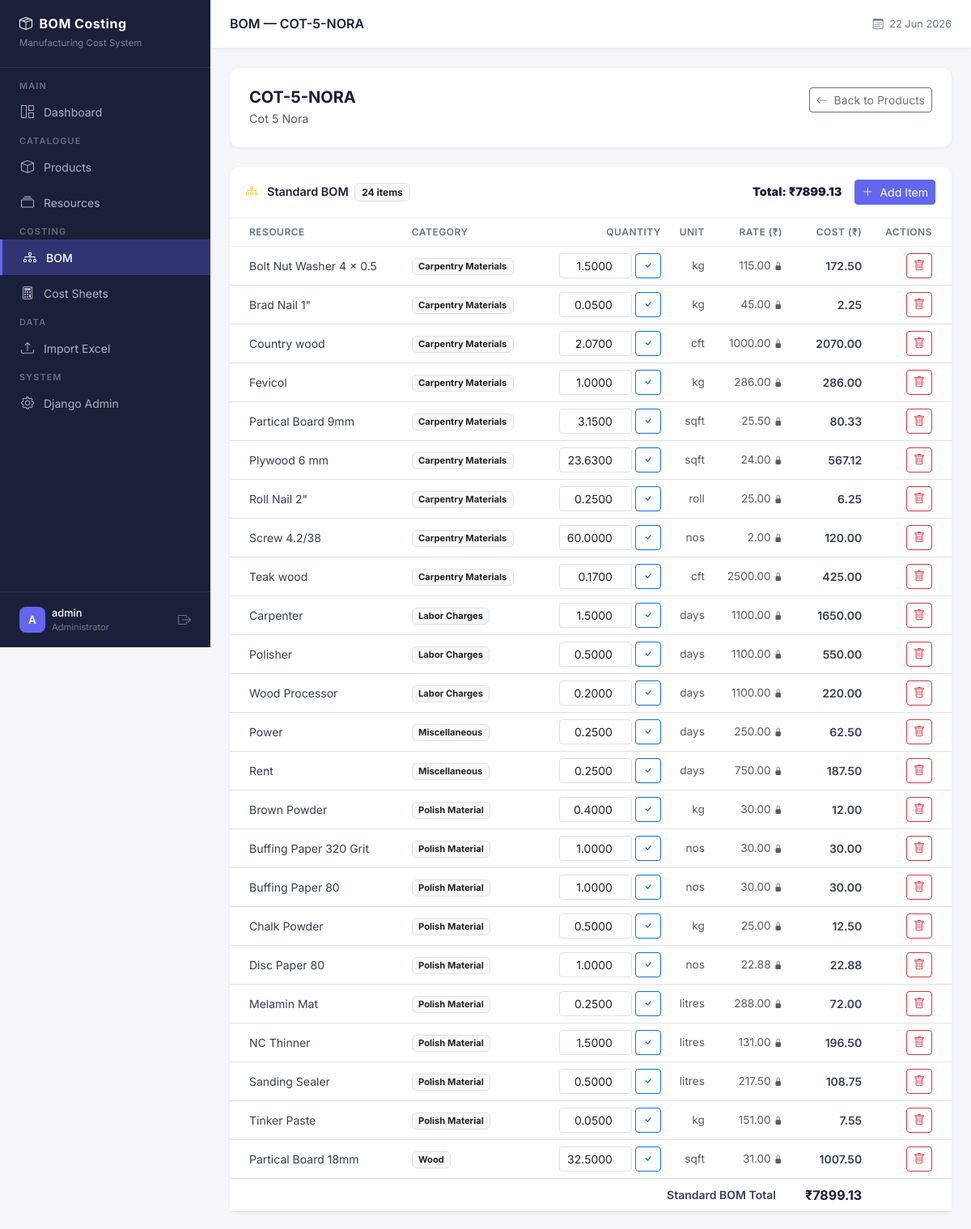
/bom/86/ (signed in, upper part), run on the app's committed database.
### apps/products/models.py (models this page shows, shortened)
class Product(models.Model):
    product_name = models.CharField(
        max_length=255,
        help_text="Full name of the product e.g. 3-Door Wardrobe with Mirror"
    )
    product_code = models.CharField(
        max_length=100,
        help_text="Unique product code e.g. WRD-001. Must be unique across all non-deleted products."
    )
    active = models.BooleanField(
        default=True,
        help_text="Inactive products are hidden from main views but not deleted."
    )
    is_deleted = models.BooleanField(
        default=False,
        help_text="Soft delete flag. Deleted products are hidden everywhere but data is preserved."
    )
    created_at = models.DateTimeField(auto_now_add=True)
    updated_at = models.DateTimeField(auto_now=True)
    class Meta:
        ordering = ['product_name']
        verbose_name = "Product"
        verbose_name_plural = "Products"
    def delete(self, *args, **kwargs):
        """
        Override default delete to perform soft delete.
        Calling product.delete() will set is_deleted=True
        instead of removing the row from the database.
        """
        self.is_deleted = True
        self.save()

### apps/bom/models.py (models this page shows, shortened)
class BOMItem(models.Model):
    product = models.ForeignKey(
        Product,
        on_delete=models.CASCADE,       # if product deleted, its BOM items go too
        related_name='bom_items',       # lets us do: product.bom_items.all()
        help_text="The product this BOM line belongs to."
    )
    resource = models.ForeignKey(
        Resource,
        on_delete=models.PROTECT,       # PROTECT: don't allow deleting a resource
        related_name='bom_items',       # that's still in use in a BOM
        help_text="The resource/material being consumed."
    )
    quantity = models.DecimalField(
        max_digits=12,
        decimal_places=4,
        help_text="How many units of this resource does this product need?"
    )
    created_at = models.DateTimeField(auto_now_add=True)
    updated_at = models.DateTimeField(auto_now=True)
    class Meta:
        ordering = ['resource__category', 'resource__resource_name']
        verbose_name = "BOM Item"
        verbose_name_plural = "BOM Items"
        unique_together = [['product', 'resource']]
    @property
    def rate(self):
        return self.resource.rate
    @property
    def cost(self):
        return self.quantity * self.resource.rate

### apps/resources/models.py (models this page shows, shortened)
class Resource(models.Model):
    CATEGORY_CHOICES = [
        ('Wood', 'Wood'),
        ('Ply', 'Ply'),
        ('MDF', 'MDF'),
        ('Hardware', 'Hardware'),
        ('Labour', 'Labour'),
        ('Finishing', 'Finishing'),
        ('Packing', 'Packing'),
        ('Other', 'Other'),
    ]
    resource_name = models.CharField(
        max_length=255,
        help_text="Name of the resource e.g. Teak Wood, Labour, Hardware"
    )
    category = models.CharField(
        max_length=100,
        choices=CATEGORY_CHOICES,
        default='Other',
        help_text="Category this resource belongs to."
    )
    unit = models.CharField(
        max_length=50,
        help_text="Unit of measurement e.g. SFT, CFT, NOS, KG, RFT"
    )
    rate = models.DecimalField(
        max_digits=12,
        decimal_places=2,
        help_text="Current rate per unit. Changing this instantly updates all product costs."
    )
    active = models.BooleanField(
        default=True,
        help_text="Inactive resources are hidden from BOM selection but data is preserved."
    )
    created_at = models.DateTimeField(auto_now_add=True)
    updated_at = models.DateTimeField(auto_now=True)
    class Meta:
        ordering = ['category', 'resource_name']
        verbose_name = "Resource"
        verbose_name_plural = "Resources"
        unique_together = [['resource_name', 'category']]

### apps/bom/views.py (the view)
# urls.py: path('<int:product_pk>/',        views.bom_list,          name='list'),
@login_required
def bom_list(request, product_pk):
    from .models import WoodPart
    product = get_object_or_404(Product, pk=product_pk, is_deleted=False)
    bom_items  = BOMItem.objects.filter(product=product).select_related('resource')
    wood_parts = WoodPart.objects.filter(product=product).select_related('resource')
    total_bom_cost  = sum(item.cost for item in bom_items)
    total_wood_cost = sum(part.cost for part in wood_parts)
    grand_total     = total_bom_cost + total_wood_cost
    context = {
        'page_title': f'BOM — {product.product_code}',
        'product': product,
        'bom_items': bom_items,
        'wood_parts': wood_parts,
        'total_bom_cost': total_bom_cost,
        'total_wood_cost': total_wood_cost,
        'grand_total': grand_total,
    }
    return render(request, 'bom/list.html', context)

### templates/bom/list.html (shortened to what this page needs)
{% extends "base.html" %}
{% block content %}
<div class="content-card p-4 mb-4">
    <div class="d-flex justify-content-between align-items-start">
        <div>
            <h5 class="mb-1" style="color:#1a1f3a; font-weight:700;">
                {{ product.product_code }}
            </h5>
            <div class="text-muted" style="font-size:0.9rem;">
                {{ product.product_name }}
            </div>
        </div>
        <a href="{% url 'products:list' %}"
           class="btn btn-outline-secondary btn-sm">
            <i class="bi bi-arrow-left me-1"></i> Back to Products
        </a>
    </div>
</div>
<div class="content-card mb-4">
    <div class="card-header d-flex justify-content-between align-items-center">
        <span>
            <i class="bi bi-diagram-3 me-2 text-warning"></i>
            Standard BOM
            <span class="badge bg-light text-dark border ms-1"
                  style="font-size:0.75rem;">
                {{ bom_items.count }} item{{ bom_items.count|pluralize }}
            </span>
        </span>
        <div class="d-flex align-items-center gap-3">
            <strong style="color:#1a1f3a;">
                Total: ₹{{ total_bom_cost|floatformat:2 }}
            </strong>
            <a href="{% url 'bom:add' product_pk=product.pk %}"
               class="btn btn-primary btn-sm">
                <i class="bi bi-plus-lg me-1"></i> Add Item
            </a>
        </div>
    </div>
    {% if bom_items %}
    <table class="table table-hover mb-0">
        <thead>
            <tr>
                <th class="ps-4">Resource</th>
                <th>Category</th>
                <th class="text-end">Quantity</th>
                <th class="text-end">Unit</th>
                <th class="text-end">Rate (₹)</th>
                <th class="text-end">Cost (₹)</th>
                <th class="text-end pe-4">Actions</th>
            </tr>
        </thead>
        <tbody>
            {% for item in bom_items %}
            <tr>
                <td class="ps-4">{{ item.resource.resource_name }}</td>
                <td>
                    <span class="badge bg-light text-dark border"
                          style="font-size:0.7rem;">
                        {{ item.resource.category }}
                    </span>
                </td>
                <td class="text-end">
                    <form method="post"
                          action="{% url 'bom:edit_qty' pk=item.pk %}"
                          class="d-inline-flex align-items-center gap-1">
                        <input type="number"
                               name="quantity"
                               value="{{ item.quantity }}"
                               step="0.0001"
                               min="0.0001"
                               style="width:90px; text-align:right;"
                               class="form-control form-control-sm">
                        <button type="submit"
                                class="btn btn-sm btn-outline-primary"
                                title="Save">
                            <i class="bi bi-check"></i>
                        </button>
                    </form>
                </td>
                <td class="text-end text-muted" style="font-size:0.85rem;">
                    {{ item.resource.unit }}
                </td>
                <td class="text-end text-muted" style="font-size:0.85rem;">
                    {{ item.rate|floatformat:2 }}
                    <i class="bi bi-lock-fill text-muted"
                       style="font-size:0.65rem;" title="Read-only"></i>
                </td>
                <td class="text-end fw-semibold">
                    {{ item.cost|floatformat:2 }}
                </td>
                <td class="text-end pe-4">
                    <form method="post"
                          action="{% url 'bom:remove' pk=item.pk %}"
                          onsubmit="return confirm('Remove {{ item.resource.resource_name }}?')">
                        <button type="submit"
                                class="btn btn-sm btn-outline-danger">
                            <i class="bi bi-trash"></i>
                        </button>
                    </form>
                </td>
            </tr>
            {% endfor %}
        </tbody>
        <tfoot>
            <tr style="background:#f8f9fa;">
                <td colspan="5"
                    class="ps-4 fw-semibold text-end pe-3">
                    Standard BOM Total
                </td>
                <td class="text-end fw-bold"
                    style="color:#1a1f3a; font-size:1rem;">
                    ₹{{ total_bom_cost|floatformat:2 }}
                </td>
                <td></td>
            </tr>
        </tfoot>
    </table>
    {% endif %}
</div>
{% endblock %}

### templates/base.html (shortened to what this page needs)
<!DOCTYPE html>
<html lang="en">
<head>
    <link href="https://cdn.jsdelivr.net/npm/bootstrap@5.3.2/dist/css/bootstrap.min.css" rel="stylesheet">
    <link href="https://cdn.jsdelivr.net/npm/bootstrap-icons@1.11.3/font/bootstrap-icons.min.css" rel="stylesheet">
</head>
<body>
{% if user.is_authenticated %}
    <nav id="sidebar">
        <div class="sidebar-brand">
            <h5><i class="bi bi-box-seam me-2"></i>BOM Costing</h5>
            <small>Manufacturing Cost System</small>
        </div>
        <ul class="nav flex-column mt-2">
            <li><span class="nav-label">Main</span></li>
            <li class="nav-item">
                <a href="{% url 'core:dashboard' %}"
                   class="nav-link {% if request.resolver_match.url_name == 'dashboard' %}active{% endif %}">
                    <i class="bi bi-grid-1x2"></i> Dashboard
                </a>
            </li>
            <li><span class="nav-label">Catalogue</span></li>
            <li class="nav-item">
                <a href="{% url 'products:list' %}"
                   class="nav-link {% if 'products' in request.resolver_match.namespace %}active{% endif %}">
                    <i class="bi bi-box"></i> Products
                </a>
            </li>
            <li class="nav-item">
                <a href="{% url 'resources:list' %}"
                   class="nav-link {% if 'resources' in request.resolver_match.namespace %}active{% endif %}">
                    <i class="bi bi-collection"></i> Resources
                </a>
            </li>
            <li><span class="nav-label">Costing</span></li>
            <li class="nav-item">
                <a href="{% url 'products:list' %}"
                   class="nav-link {% if 'bom' in request.resolver_match.namespace %}active{% endif %}">
                    <i class="bi bi-diagram-3"></i> BOM
                </a>
            </li>
            <li class="nav-item">
                <a href="{% url 'costing:list' %}"
                   class="nav-link {% if 'costing' in request.resolver_match.namespace %}active{% endif %}">
                    <i class="bi bi-calculator"></i> Cost Sheets
                </a>
            </li>
            <li><span class="nav-label">Data</span></li>
            <li class="nav-item">
                <a href="{% url 'imports:upload' %}"
                   class="nav-link {% if 'imports' in request.resolver_match.namespace %}active{% endif %}">
                    <i class="bi bi-upload"></i> Import Excel
                </a>
            </li>
            <li><span class="nav-label">System</span></li>
            {% if user.is_staff %}
            <li class="nav-item">
                <a href="/admin/" class="nav-link" target="_blank">
                    <i class="bi bi-gear"></i> Django Admin
                </a>
            </li>
            {% endif %}
        </ul>
        <div style="position:absolute; bottom:0; left:0; right:0;
                    padding:16px 24px; border-top:1px solid rgba(255,255,255,0.08);">
            <div class="d-flex align-items-center gap-2">
                <div style="width:32px;height:32px;background:#6366f1;border-radius:8px;
                            display:flex;align-items:center;justify-content:center;
                            color:#fff;font-weight:600;font-size:0.85rem;">
                    {{ user.username|first|upper }}
                </div>
                <div style="flex:1; min-width:0;">
                    <div style="color:#fff;font-size:0.8rem;font-weight:500;
                                white-space:nowrap;overflow:hidden;text-overflow:ellipsis;">
                        {{ user.username }}
                    </div>
                    <div style="color:rgba(255,255,255,0.4);font-size:0.7rem;">
                        {% if user.is_staff %}Administrator{% else %}User{% endif %}
                    </div>
                </div>
                <a href="{% url 'accounts:logout' %}"
                   style="color:rgba(255,255,255,0.4);" title="Logout">
                    <i class="bi bi-box-arrow-right"></i>
                </a>
            </div>
        </div>
    </nav>
    <div id="main-content">
        <div id="topnav">
            <h6 class="page-title">
                {% block page_title %}{{ page_title|default:"Dashboard" }}{% endblock %}
            </h6>
            <div class="d-flex align-items-center gap-3">
                <span style="font-size:0.8rem;color:#6c757d;">
                    <i class="bi bi-calendar3 me-1"></i>
                    {% now "d M Y" %}
                </span>
            </div>
        </div>
        <div class="content-area">
            {% block content %}{% endblock %}
        </div>
    </div>
{% else %}
    {% block unauthenticated_content %}{% endblock %}
{% endif %}
</body>
</html>

### data on the page
Product: product_code "COT-5-NORA", product_name "Cot 5 Nora"
BOMItem: resource.resource_name "Bolt Nut Washer 4 x 0.5", resource.category "Carpentry Materials", quantity "1.5000", resource.unit "kg", rate "115.00", cost "172.50"
BOMItem: resource.resource_name "Brad Nail 1\"", resource.category "Carpentry Materials", quantity "0.0500", resource.unit "kg", rate "45.00", cost "2.25"
BOMItem: resource.resource_name "Country wood", resource.category "Carpentry Materials", quantity "2.0700", resource.unit "cft", rate "1000.00", cost "2070.00"
BOMItem: resource.resource_name "Fevicol", resource.category "Carpentry Materials", quantity "1.0000", resource.unit "kg", rate "286.00", cost "286.00"
BOMItem: resource.resource_name "Partical Board 9mm", resource.category "Carpentry Materials", quantity "3.1500", resource.unit "sqft", rate "25.50", cost "80.33"
BOMItem: resource.resource_name "Plywood 6 mm", resource.category "Carpentry Materials", quantity "23.6300", resource.unit "sqft", rate "24.00", cost "567.12"
BOMItem: resource.resource_name "Roll Nail 2\"", resource.category "Carpentry Materials", quantity "0.2500", resource.unit "roll", rate "25.00", cost "6.25"
BOMItem: resource.resource_name "Screw 4.2/38", resource.category "Carpentry Materials", quantity "60.0000", resource.unit "nos", rate "2.00", cost "120.00"
BOMItem: resource.resource_name "Teak wood", resource.category "Carpentry Materials", quantity "0.1700", resource.unit "cft", rate "2500.00", cost "425.00"
BOMItem: resource.resource_name "Carpenter", resource.category "Labor Charges", quantity "1.5000", resource.unit "days", rate "1100.00", cost "1650.00"
BOMItem: resource.resource_name "Polisher", resource.category "Labor Charges", quantity "0.5000", resource.unit "days", rate "1100.00", cost "550.00"
BOMItem: resource.resource_name "Wood Processor", resource.category "Labor Charges", quantity "0.2000", resource.unit "days", rate "1100.00", cost "220.00"
BOMItem: resource.resource_name "Power", resource.category "Miscellaneous", quantity "0.2500", resource.unit "days", rate "250.00", cost "62.50"
BOMItem: resource.resource_name "Rent", resource.category "Miscellaneous", quantity "0.2500", resource.unit "days", rate "750.00", cost "187.50"
BOMItem: resource.resource_name "Brown Powder", resource.category "Polish Material", quantity "0.4000", resource.unit "kg", rate "30.00", cost "12.00"
BOMItem: resource.resource_name "Buffing Paper 320 Grit", resource.category "Polish Material", quantity "1.0000", resource.unit "nos", rate "30.00", cost "30.00"
BOMItem: resource.resource_name "Buffing Paper 80", resource.category "Polish Material", quantity "1.0000", resource.unit "nos", rate "30.00", cost "30.00"
BOMItem: resource.resource_name "Chalk Powder", resource.category "Polish Material", quantity "0.5000", resource.unit "kg", rate "25.00", cost "12.50"
BOMItem: resource.resource_name "Disc Paper 80", resource.category "Polish Material", quantity "1.0000", resource.unit "nos", rate "22.88", cost "22.88"
BOMItem: resource.resource_name "Melamin Mat", resource.category "Polish Material", quantity "0.2500", resource.unit "litres", rate "288.00", cost "72.00"
BOMItem: resource.resource_name "NC Thinner", resource.category "Polish Material", quantity "1.5000", resource.unit "litres", rate "131.00", cost "196.50"
BOMItem: resource.resource_name "Sanding Sealer", resource.category "Polish Material", quantity "0.5000", resource.unit "litres", rate "217.50", cost "108.75"
BOMItem: resource.resource_name "Tinker Paste", resource.category "Polish Material", quantity "0.0500", resource.unit "kg", rate "151.00", cost "7.55"
BOMItem: resource.resource_name "Partical Board 18mm", resource.category "Wood", quantity "32.5000", resource.unit "sqft", rate "31.00", cost "1007.50"

### other printed values
{{ user.username|first|upper }} "A"
{{ user.username }} "admin"
{{ page_title|default:"Dashboard" }} "BOM — COT-5-NORA"
{{ bom_items.count }} "24"
{{ total_bom_cost|floatformat:2 }} "7899.13"
